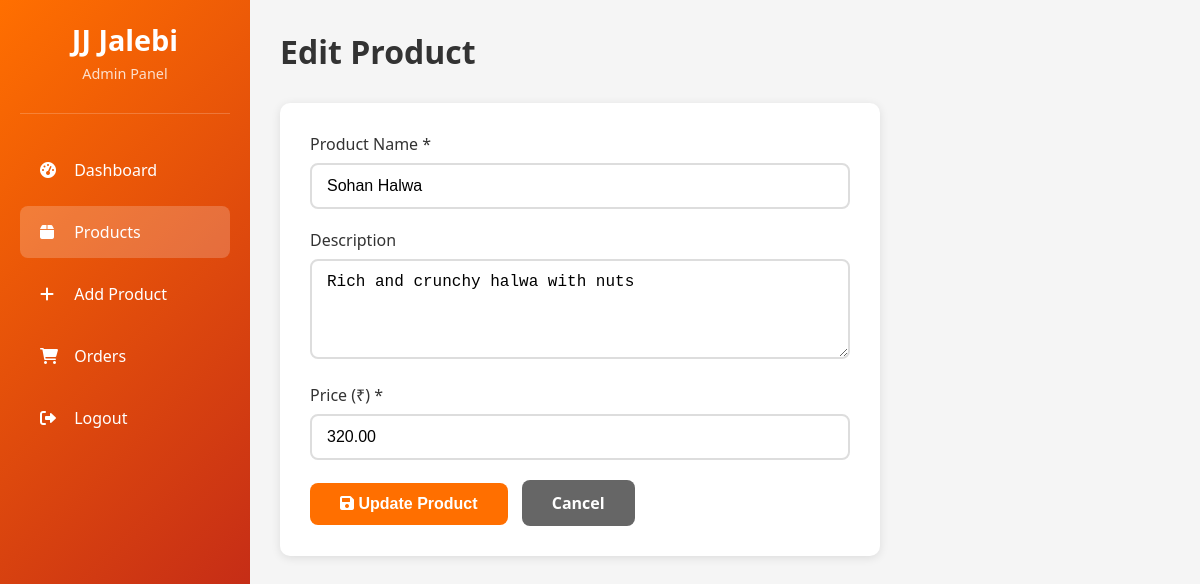
The page /admin/edit_product.php?id=11 (signed in) on the database its author committed.
### tables this page shows
CREATE TABLE IF NOT EXISTS products (
    id INT AUTO_INCREMENT PRIMARY KEY,
    name VARCHAR(255) NOT NULL,
    description TEXT,
    price DECIMAL(10,2) NOT NULL,
    image VARCHAR(255) DEFAULT 'default.jpg',
    created_at TIMESTAMP DEFAULT CURRENT_TIMESTAMP
);

### config/db.php (called while the page is built, shortened)
<?php
function executeQuery($conn, $sql, $params = []) {
    $stmt = $conn->prepare($sql);
    if (!empty($params)) {
        $types = str_repeat('s', count($params));
        $stmt->bind_param($types, ...$params);
    }
    $stmt->execute();
    return $stmt;
}
function getSingleRow($conn, $sql, $params = []) {
    $stmt = executeQuery($conn, $sql, $params);
    $result = $stmt->get_result();
    $row = $result->fetch_assoc();
    return $row;
}
?>

### admin/edit_product.php (the view, shortened to what this page needs)
<?php
require_once __DIR__ . '/../config/db.php';
$product_id = intval($_GET['id'] ?? 0);
$conn = getDBConnection();
$product = getSingleRow($conn, "SELECT * FROM products WHERE id = ?", [$product_id]);
?>
<!DOCTYPE html>
<html lang="en">
<head>
    <link rel="stylesheet" href="https://cdnjs.cloudflare.com/ajax/libs/font-awesome/6.0.0/css/all.min.css">
    <link rel="stylesheet" href="css/admin.css">
</head>
<body>
    <aside class="sidebar">
        <div class="sidebar-header">
            <h2>JJ Jalebi</h2>
            <p>Admin Panel</p>
        </div>
        <nav class="sidebar-nav">
            <a href="dashboard.php">
                <i class="fas fa-tachometer-alt"></i> Dashboard
            </a>
            <a href="products.php" class="active">
                <i class="fas fa-box"></i> Products
            </a>
            <a href="add_product.php">
                <i class="fas fa-plus"></i> Add Product
            </a>
            <a href="orders.php">
                <i class="fas fa-shopping-cart"></i> Orders
            </a>
            <a href="logout.php">
                <i class="fas fa-sign-out-alt"></i> Logout
            </a>
        </nav>
    </aside>
    <main class="main-content">
        <div class="page-header">
            <h1>Edit Product</h1>
        </div>
        <div class="form-container">
            <form method="POST" action="">
                <div class="form-group">
                    <label for="name">Product Name *</label>
                    <input type="text" id="name" name="name" required value="<?php echo htmlspecialchars($product['name']); ?>">
                </div>
                <div class="form-group">
                    <label for="description">Description</label>
                    <textarea id="description" name="description" rows="4"><?php echo htmlspecialchars($product['description']); ?></textarea>
                </div>
                <div class="form-group">
                    <label for="price">Price (₹) *</label>
                    <input type="number" id="price" name="price" required min="1" step="0.01" value="<?php echo $product['price']; ?>">
                </div>
                <button type="submit" class="btn-submit">
                    <i class="fas fa-save"></i> Update Product
                </button>
                <a href="products.php" class="btn-submit" style="background: #666; margin-left: 10px; text-decoration: none; display: inline-block;">
                    Cancel
                </a>
            </form>
        </div>
    </main>
</body>
</html>

### admin/css/admin.css (style rules this page uses)
* { margin: 0; padding: 0; box-sizing: border-box; }
body { font-family: 'Segoe UI', Tahoma, Geneva, Verdana, sans-serif; background: #f5f5f5; display: flex; min-height: 100vh; }
.sidebar { width: 250px; background: linear-gradient(135deg, #FF6F00, #B71C1C); color: white; position: fixed; height: 100vh; padding: 20px; }
.sidebar-header { text-align: center; padding-bottom: 30px; border-bottom: 1px solid rgba(255,255,255,0.2); margin-bottom: 30px; }
.sidebar-header h2 { font-size: 1.8rem; margin-bottom: 5px; }
.sidebar-header p { font-size: 0.9rem; opacity: 0.8; }
.sidebar-nav a { display: block; padding: 15px 20px; color: white; text-decoration: none; border-radius: 8px; margin-bottom: 10px; transition: all 0.3s; }
.sidebar-nav a:hover, .sidebar-nav a.active { background: rgba(255,255,255,0.2); }
.sidebar-nav a i { margin-right: 10px; width: 20px; }
.main-content { margin-left: 250px; flex: 1; padding: 30px; }
.form-container { background: white; padding: 30px; border-radius: 10px; box-shadow: 0 2px 10px rgba(0,0,0,0.1); max-width: 600px; }
.form-group { margin-bottom: 20px; }
.form-group label { display: block; margin-bottom: 8px; color: #333; font-weight: 500; }
.form-group input, .form-group textarea, .form-group select { width: 100%; padding: 12px 15px; border: 2px solid #ddd; border-radius: 8px; font-size: 1rem; transition: border-color 0.3s; }
.btn-submit { padding: 12px 30px; background: #FF6F00; color: white; border: none; border-radius: 8px; font-size: 1rem; font-weight: 600; cursor: pointer; transition: background 0.3s; }
.page-header { display: flex; justify-content: space-between; align-items: center; margin-bottom: 30px; }
.page-header h1 { color: #333; }

### rows shown on the page
products: name "Sohan Halwa", description "Rich and crunchy halwa with nuts", price "320.00"
